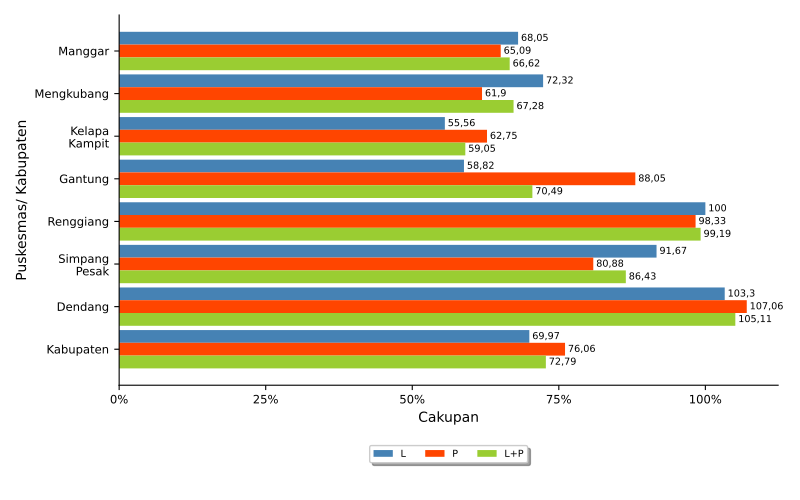

Here is the Python script that generated this plot:
import numpy as np
import matplotlib.pyplot as plt
import pandas
from textwrap import wrap
from matplotlib.ticker import FuncFormatter
import locale
locale.setlocale(locale.LC_ALL, 'id_ID.UTF8')

import sys, os, inspect
currentdir = os.path.dirname(os.path.abspath(inspect.getfile(inspect.currentframe())))
parentdir = os.path.dirname(currentdir)
sys.path.insert(0, parentdir)

berkasData = currentdir +'\\bab_05_21_dataImunLanjut.csv'
berkasSimpan = currentdir +'\\bab_05_21a_imunDPTlanjut.pdf'
# judulDiagram = 'Cakupan Imunisasi DPT-HB-Hib 4\nTahun 2021'
sumbuX = 'Cakupan'
sumbuY = 'Puskesmas\ Kabupaten'
tickerSumbuX = np.arange(0,151,25)
labelRects1 = 'L'
labelRects2 = 'P'
labelRects3 = 'L+P'

# read data file
colnames = ['puskesmas','dptLanL','dptLanP','dptLanLP','campakLanL','campakLanP','campakLanLP']
data = pandas.read_csv(berkasData, names=colnames, sep=';')
puskesmas = data.puskesmas.tolist()
bar1 = data.dptLanL.tolist()
bar2 = data.dptLanP.tolist()
bar3 = data.dptLanLP.tolist()
bar4 = data.campakLanL.tolist()
bar5 = data.campakLanP.tolist()
bar6 = data.campakLanLP.tolist()

ind = np.arange(len(puskesmas))  # the x locations for the groups
width = 0.3       # the width of the bars
widthDL = 0.5      # spacing for data labels

# make bars
fig, ax = plt.subplots()
rects1 = ax.barh(ind, bar1, width, color='steelblue', label=labelRects1)
rects2 = ax.barh(ind + width, bar2, width, color='orangered', label = labelRects2)
rects3 = ax.barh(ind + 2*width, bar3, width, color='yellowgreen', label = labelRects3)

# add some text for labels, title and axes ticks
# ax.set_title(judulDiagram)
ax.set_xticks(tickerSumbuX)
ax.set_xlabel(sumbuX)
ax.xaxis.set_major_formatter(FuncFormatter(lambda x, pos: "{:n}%".format(x)))

ax.set_yticks(ind+width)
ax.set_yticklabels(list([ '\n'.join(wrap(l, 10)) for l in puskesmas ]))
ax.invert_yaxis()
ax.set_ylabel(sumbuY)

ax.tick_params(axis='both', which='major', labelsize='small')
ax.spines['top'].set_visible(False)
ax.spines['right'].set_visible(False)

# make legend box
box = ax.get_position()
ax.set_position([box.x0, box.y0 + box.height * 0.1, box.width, box.height * 0.9])
ax.legend(fontsize='x-small', loc='upper center', bbox_to_anchor=(0.5, -0.15), fancybox=True, shadow=True, ncol=3)

# add data label
for i, v in enumerate(bar1):
    ax.text(v + widthDL, i, '{:n}'.format(v), ha='left', va='center', fontsize='x-small')
for i, v in enumerate(bar2):
    ax.text(v + widthDL, i + width, '{:n}'.format(v), ha='left', va='center', fontsize='x-small')
for i, v in enumerate(bar3):
    ax.text(v + widthDL, i + 2*width, '{:n}'.format(v), ha='left', va='center', fontsize='x-small')

# finishing
pyrfig = plt.figure(1)
pyrfig.set_figwidth(8)
pyrfig.set_figheight(5)
# tight_layout to make consistent size
# adjust subplot to make room for legend
fig.subplots_adjust(bottom=-0.15)
plt.tight_layout()
plt.savefig(berkasSimpan)
plt.close(pyrfig)
# plt.show()
